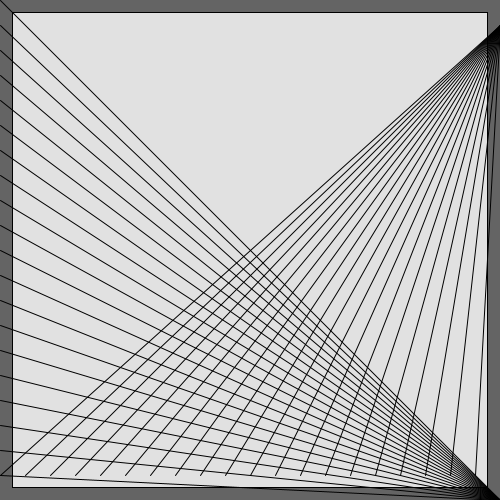
Frame 1 (no input)
Frame 60 (the mouse pressed at the canvas centre just before this capture): identical to frame 1, image omitted
Frame 120 (the mouse held since frame 60 and released just before this capture): identical to frame 1, image omitted

The Processing sketch that drew this single still picture (run headless with seeded random() and noise(); from frame 60 on, the mouse is pressed at the canvas centre):

// Processing sketch: grid
// ── grid.pde


void setup()
{
  size(500,500);
    

  }


void draw()
{
  
  Border();
 
  for (int i=0; i<=500; i=i+25) { //creates a line every 25 pixels
    line(width,height - height*0.95,i,height*0.95);
    line(0,i,width,height);
  }
}

void Border()
{
  background(100);
  fill(225);
  rectMode(CENTER);//creates a single rectangle that visually acts as a border
  rect(width/2,height/2,width*0.95,height*0.95);
}
